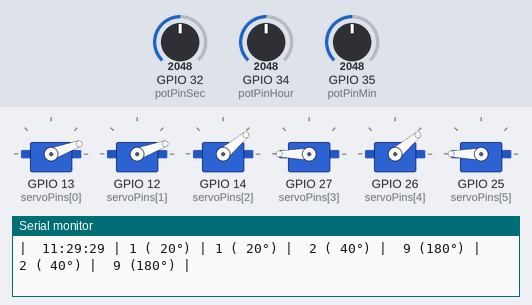
The sketch below on a simulated ESP32. On the bench: 6 × servo, the last lines printed to the serial monitor. The test bench sets the inputs (shaded band); at power-on: GPIO 32 (potPinSec) = 2048, GPIO 34 (potPinHour) = 2048, GPIO 35 (potPinMin) = 2048.

Above: at 1.2 s.
1.3 s: GPIO 32 (potPinSec) set to 2866
At 1.8 s:
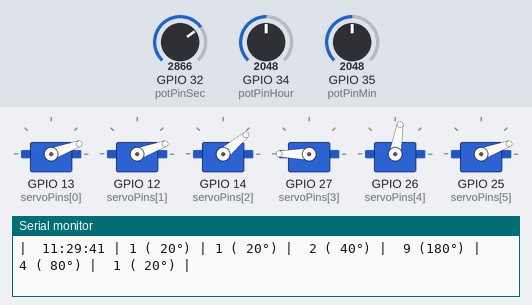
2.8 s: GPIO 34 (potPinHour) set to 2866
At 3.4 s:
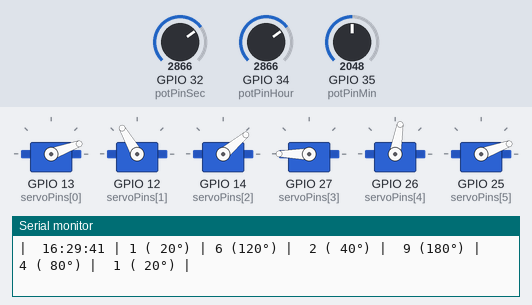
4.3 s: GPIO 35 (potPinMin) set to 2866
At 5.5 s:
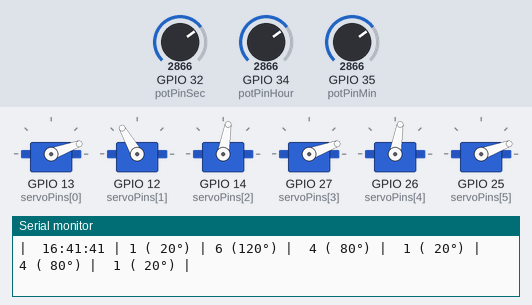
5.8 s: GPIO 32 (potPinSec) set to 3603
At 7.0 s:
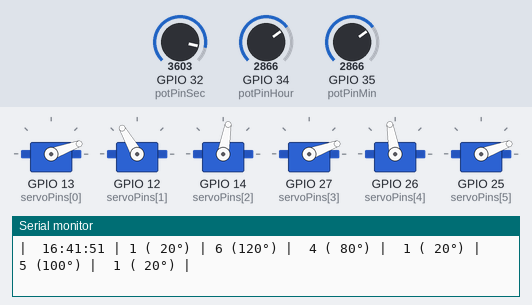
7.3 s: GPIO 34 (potPinHour) set to 3603
At 8.5 s:
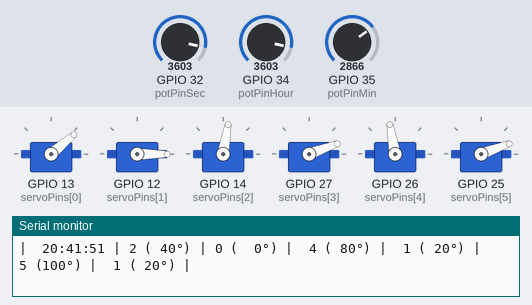
8.8 s: GPIO 35 (potPinMin) set to 3603
At 9.2 s:
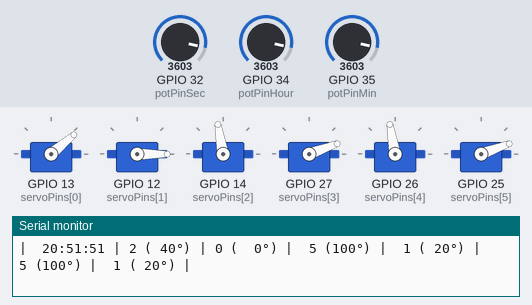
Timing chart, 0 to 11.3 s (numbered marks = the images above; inputs shaded):
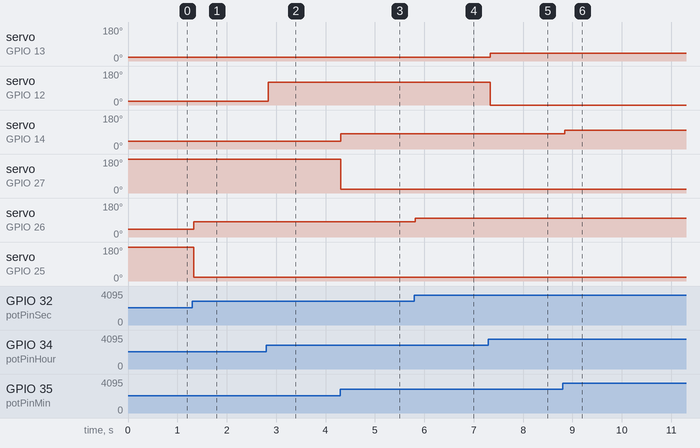

Measured:
- after the input at 1.3 s, servo on GPIO 26 (servoPins[4]): 40° → 80° at once; servo on GPIO 25 (servoPins[5]): 180° → 20° at once
- after the input at 2.8 s, servo on GPIO 12 (servoPins[1]): 20° → 120° at once
- after the input at 4.3 s, servo on GPIO 14 (servoPins[2]): 40° → 80° at once; servo on GPIO 27 (servoPins[3]): 180° → 20° at once
- after the input at 5.8 s, servo on GPIO 26 (servoPins[4]): 80° → 100° at once
- after the input at 7.3 s, servo on GPIO 13 (servoPins[0]): 20° → 40° at once; servo on GPIO 12 (servoPins[1]): 120° → 0° at once
- after the input at 8.8 s, servo on GPIO 14 (servoPins[2]): 80° → 100° after 0.05 s

The sketch:

sketch.ino
```cpp
#include <ESP32Servo.h>

#define SERVO_COUNT 6

int servoPins[SERVO_COUNT] = {13, 12, 14, 27, 26, 25};
Servo myservo[SERVO_COUNT];

int potPinHour = 34;
int potPinMin  = 35;
int potPinSec  = 32;

// Biến lưu giá trị cũ để chỉ in bảng khi bạn vặn biến trở
int lastGio = -1, lastPhut = -1, lastGiay = -1;

void setup() {
  Serial.begin(115200);
  for (int i = 0; i < SERVO_COUNT; i++) {
    myservo[i].attach(servoPins[i]);
  }
  Serial.println("==========================================================================");
  Serial.println("| THOI GIAN | CHUC GIO | D.VI GIO | CHUC PHUT | D.VI PHUT | CHUC GIAY | D.VI GIAY |");
  Serial.println("==========================================================================");
}

void loop() {
  int gio  = map(analogRead(potPinHour), 0, 4095, 0, 23);
  int phut = map(analogRead(potPinMin),  0, 4095, 0, 59);
  int giay = map(analogRead(potPinSec),  0, 4095, 0, 59);

  // Chỉ cập nhật và in bảng khi giá trị Giờ, Phút hoặc Giây thay đổi
  if (gio != lastGio || phut != lastPhut || giay != lastGiay) {
    lastGio = gio;
    lastPhut = phut;
    lastGiay = giay;

    int digits[6] = {
      gio / 10,  gio % 10,
      phut / 10, phut % 10,
      giay / 10, giay % 10
    };

    int angles[6];
    for (int i = 0; i < SERVO_COUNT; i++) {
      angles[i] = map(digits[i], 0, 9, 0, 180);
      myservo[i].write(angles[i]);
    }

    // In dòng kết quả dạng bảng căn cột thẳng hàng
    Serial.printf("|  %02d:%02d:%02d | %d (%3d°) | %d (%3d°) |  %d (%3d°) |  %d (%3d°) |  %d (%3d°) |  %d (%3d°) |\n",
                  gio, phut, giay,
                  digits[0], angles[0],
                  digits[1], angles[1],
                  digits[2], angles[2],
                  digits[3], angles[3],
                  digits[4], angles[4],
                  digits[5], angles[5]);
  }

  delay(50);
}
```
